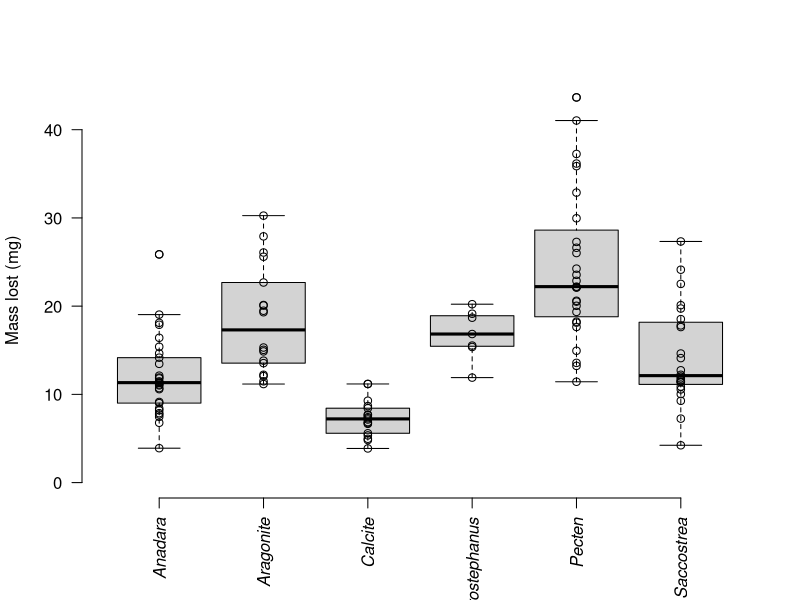
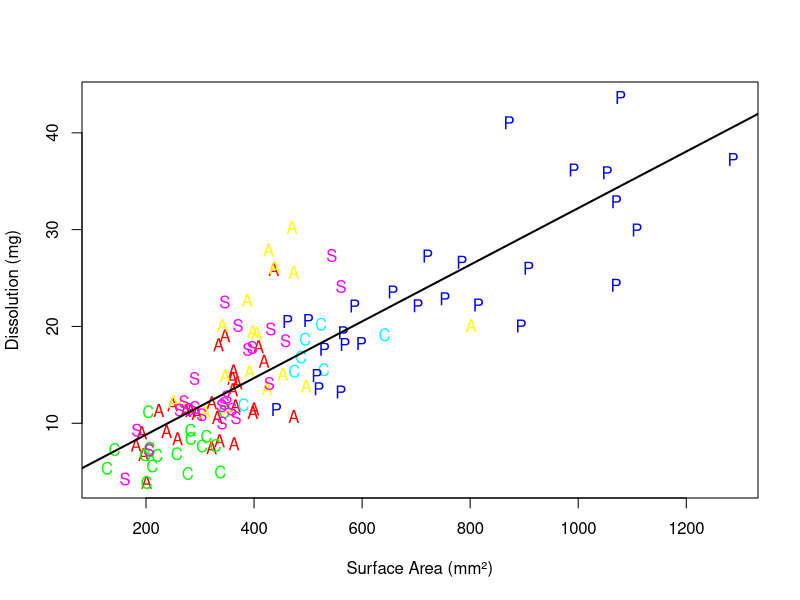
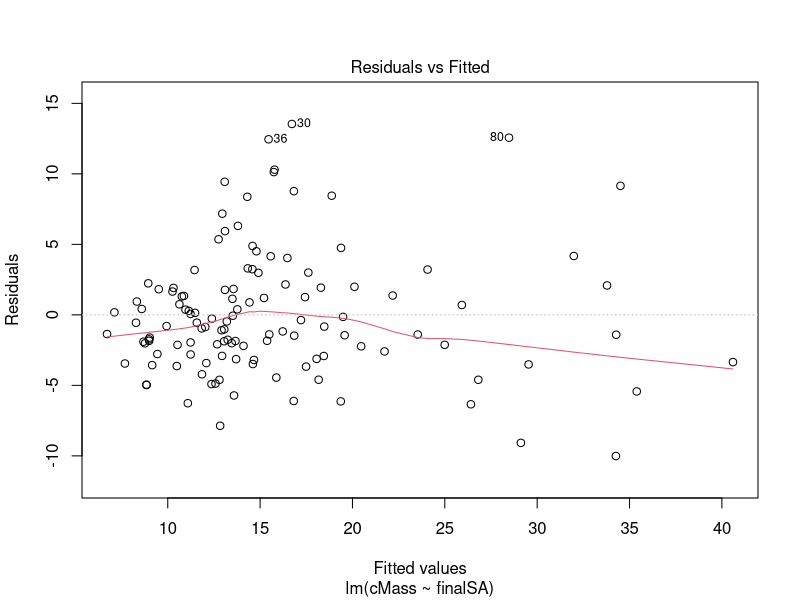
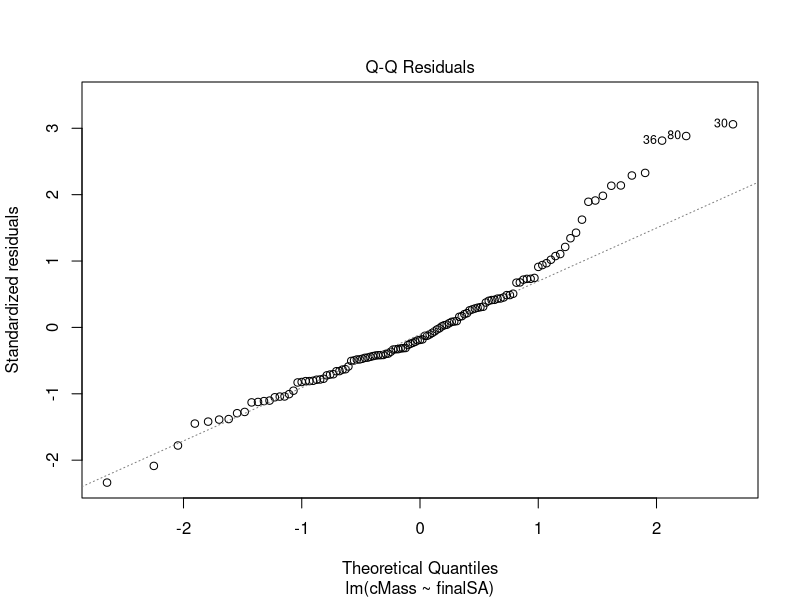
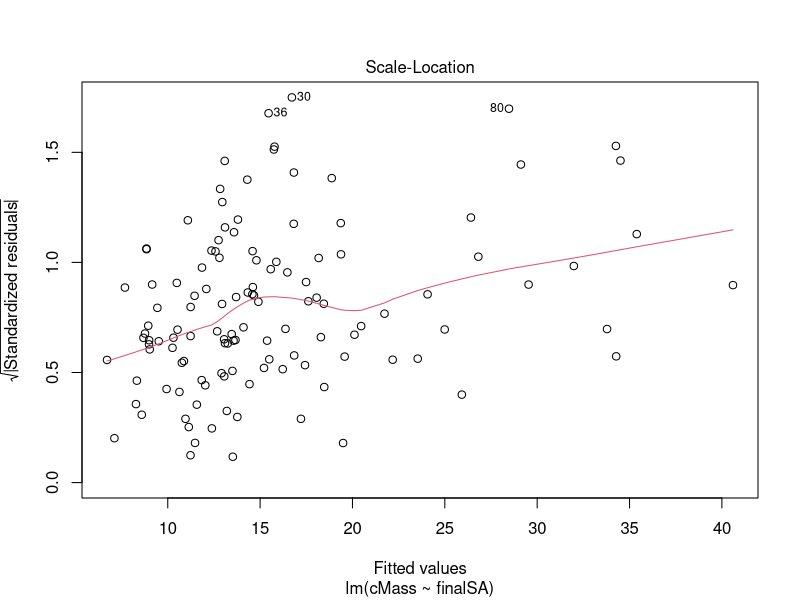
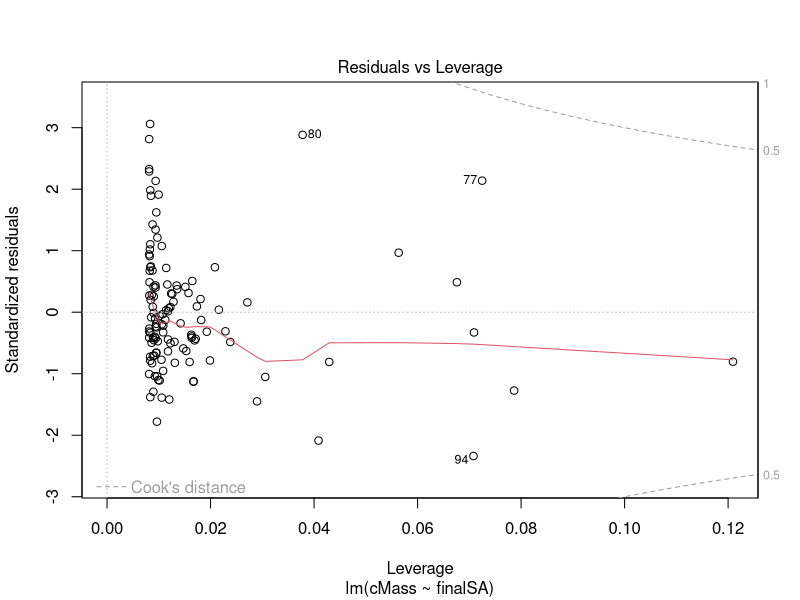
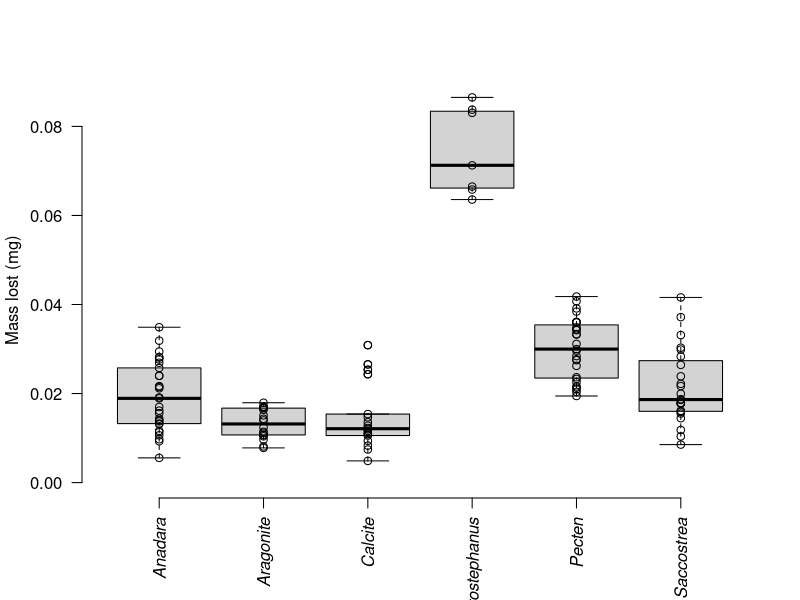
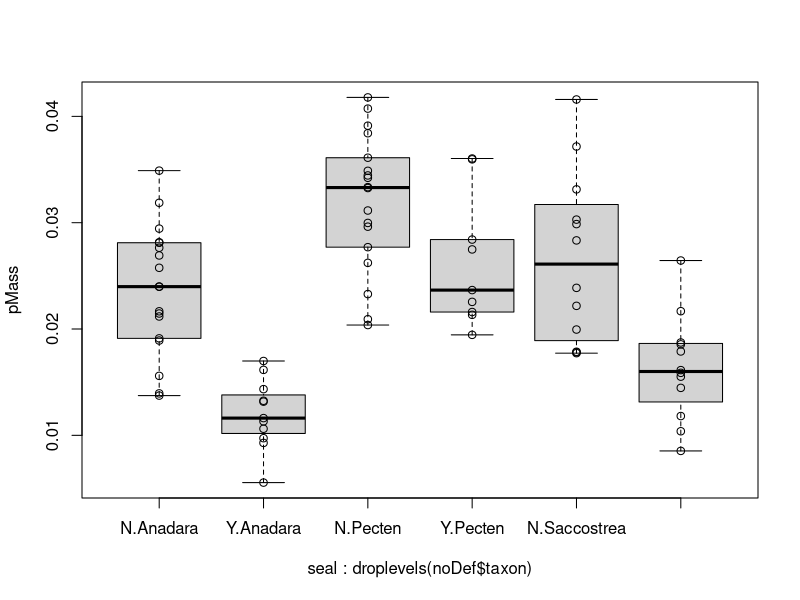

The R source for these figures, in order:
################################  FILE LICENSE  ################################
#
#	This file is copyright (C) 2023 Mikayla Schmidt
#
#	This program is free software; you can redistribute it and/or modify it 
#	under the terms of version 3 the GNU General Public License as published 
#	by the Free Software Foundation.
#
#	This program is distributed in the hope that it will be useful, but WITHOUT
#	ANY WARRANTY; without even the implied warranty of MERCHANTABILITY or 
#	FITNESS FOR A PARTICULAR PURPOSE.  See the GNU General Public License for 
#	more details.
#
#	To view a copy of the license go to:
#	http://www.gnu.org/licenses/licenses.html#GPL
#	
################################################################################


#Script for analysis of cleaned data after processing, for Ch2 Expt 2
#0.0 Setup for everything
setwd("C:/Users/micke/OneDrive/Desktop/Ch2 data")
dShell <- read.csv('./Ch2Clean_Expt2.csv')

pData <- dShell
TAXA <- unique(pData$taxon)
pData$taxon <- as.factor(pData$taxon)
taxa <- sort(unique(pData$taxon))
tFont <- rep(3,length(taxa))
tFont[which(taxa == 'Anadara')] <- 1
taxaAbrev <- substring(taxa,0,5)
TAXA2 <- data.frame(taxon=taxa, tFont = tFont, tPoint=substring(taxa,0,1), tAbrev = taxaAbrev, tColor=rainbow(length(taxa)), tLine = 1:length(taxa))
#TAXA2$taxon <- factor(TAXA2$taxon, levels = c('Ethalia','Notocochlis', 'Liloa', 'Turbo', 'Alaona', 'Pinguitellina', 'Fustiaria', 'Halimeda', 'Marginopora', 'Aragonite', 'Calcite'))
#TAXA2 <- TAXA2[order(levels(TAXA2$taxon)),]
pData<-merge(pData,TAXA2,by='taxon')
#pData$taxon <- factor(pData$taxon, levels = c('Ethalia','Notocochlis', 'Liloa', 'Turbo', 'Alaona', 'Pinguitellina', 'Fustiaria', 'Halimeda', 'Marginopora', 'Aragonite', 'Calcite'))
pData$massSA <- pData$cMass/pData$finalSA


#1.0 First, cMass relationships  
#Which is mass lost by taxon 
plot(cMass ~ taxon, data=pData[!is.na(pData$cMass),], ylim=c(0,max(pData$cMass, na.rm=TRUE)), ann=FALSE, axes=FALSE)
points(cMass ~ taxon, data=pData[!is.na(pData$cMass),])
mtext('Mass lost (mg)', side=2, line=3)
axis(2, las=1)
axis(1, at=1:length(taxa), labels=taxa, font=3, cex=0.5, las=2)

#Dissolution by total mass (mg, cMass) relationship to surface area (mm^2)
plot(cMass ~ finalSA, data=pData, xlab='Surface Area (mm\u00b2)', ylab='Dissolution (mg)', col= pData$tColor, pch=substring(pData$taxon, 0, 2))
fit <- lm(cMass~finalSA, data=pData)
co <- coef(fit)
abline(fit, lwd=2)
plot(fit)
summary(fit)

#2.0 Then, looking at pMass relationships
#percent lost by taxon 
plot(pMass ~ taxon, data=pData[!is.na(pData$pMass),], ylim=c(0,max(pData$pMass, na.rm=TRUE)), ann=FALSE, axes=FALSE)
points(pMass ~ taxon, data=pData[!is.na(pData$pMass),])
mtext('Mass lost (mg)', side=2, line=3)
axis(2, las=1)
axis(1, at=1:length(taxa), labels=taxa, font=3, cex=0.5, las=2)

#percent lost by taxon by sealer presence
pData$seal <- factor(pData$seal)
noDef <- subset(pData, pData$taxon != 'Aragonite')
noDef <- subset(noDef, noDef$taxon != 'Calcite')
noDef <- subset(noDef, noDef$taxon != 'Centrostephanus')
droplevels(noDef$taxon)
boxplot(pMass ~ seal + droplevels(noDef$taxon), data=noDef)
stripchart(pMass ~ seal + droplevels(noDef$taxon), data = noDef, vertical=TRUE, add=TRUE, pch=1)


#Dissolution by total mass (mg, cMass) relationship to surface area (mm^2)
plot(pMass ~ finalSA, data=pData, xlab='Surface Area (mm\u00b2)', ylab='Dissolution (%)', col= pData$tColor, pch=substring(pData$taxon, 0, 2))
fit <- lm(pMass~finalSA, data=pData)
co <- coef(fit)
abline(fit, lwd=2)
plot(fit)
summary(fit)


#5.0 now getting into the actual comparison bit - looking at MassSA
#looked at percent mass lost, which is different, but standardizing for surface area fixes that
plot(massSA ~ taxon, data=pData)
points(massSA ~ taxon, data=pData)
mtext('Mass lost/surface area (mg/mm2)', side=2, line=3)
axis(2, las=1)
axis(1, at=1:length(taxa), labels=taxa, font=3, cex=0.5, las=2) 

#percent lost by taxon by sealer presence
pData$seal <- factor(pData$seal)
noDef <- subset(pData, pData$taxon != 'Aragonite')
noDef <- subset(noDef, noDef$taxon != 'Calcite')
noDef <- subset(noDef, noDef$taxon != 'Centrostephanus')
droplevels(noDef$taxon)
boxplot(massSA ~ seal + droplevels(noDef$taxon), data=noDef, ylab = 'Mass/Surface Area', xlab = 'Taxon and Sealer')
stripchart(massSA ~ seal + droplevels(noDef$taxon), data = noDef, vertical=TRUE, add=TRUE, pch=1)


#6.0 Now run loop that does t test of paired seal/unsealed for each taxon
#both t test and power analysis in one loop to see if it is significant and if so, how much
ttestResult <- data.frame(taxon = c('Anadara','Pecten','Saccostrea') , p.value = NA, a.p.value = NA, mean.diff=NA, conf.int1 = NA, conf.int2 = NA , n = NA, sd = NA, power = NA, shap=NA)
#note: 18 ana no, 11 ana yes, 18 pect no, 9 pect yes, 12 sacc no, 12 sacc yes
ttestResult$n <- 11
ttestResult[2, 'n'] <- 9
ttestResult[3, 'n'] <- 12

p = 0
for (T in ttestResult$taxon) {
  temp <- noDef[(noDef$taxon == T),]
  #temp$massSA = log(temp$massSA)
  ttest.temp <- t.test(massSA ~ seal, data=temp)
  shap.test <- shapiro.test(temp$massSA)
  expMeanTemp <- aggregate(temp$massSA, by=list(temp$seal),FUN=mean, na.action=na.omit)
  expSDTemp <- aggregate(temp$massSA, by=list(temp$seal),FUN=sd)
  expSDBig <- pmax.int(expSDTemp$x)
  p <- p + 1
  power.temp <- power.t.test(n=ttestResult[p, 'n'] ,delta=(expMeanTemp[1,'x']-expMeanTemp[2,'x']),sd=expSDBig[2], sig.level=0.05,power=NULL, type = c('two.sample'))
  mean.diff <- abs(expMeanTemp[1,'x']-expMeanTemp[2,'x'])
  ttestResult[p, 'mean.diff'] <- round(mean.diff, digits=3)
  #ttestResult[p, 'conf.int1'] <- round(ttest.temp$conf.int[1], digits=3)
  #ttestResult[p, 'conf.int2'] <- round(ttest.temp$conf.int[2], digits=3)
  ttestResult[p, 'p.value'] <- round(ttest.temp$p.value, digits=3)
  ttestResult[p, 'a.p.value'] <- round(p.adjust(ttest.temp$p.value), digits=3)
  ttestResult[p, 'power'] <-  round(power.temp$power, digits=2)
  ttestResult[p, 'sd'] <-  round(expSDBig[2], digits=4)
  ttestResult[p, 'shap'] <- round(shap.test$p.value, digits=3)
}
ttestResult$a.p.value <- round(p.adjust(ttestResult$p.value), digits=4)
print(ttestResult)

#7.0 Second loop that looks at the power of each of those t tests
#and how many samples would be needed to get power of > 0.8

ttestResult2 <- data.frame(taxon = c('Anadara','Pecten','Saccostrea') , p.value = NA, n = NA, power = 0.8)
p = 0
for (T in ttestResult2$taxon) {
  temp <- noDef[(noDef$taxon == T),]
  #temp$massSA = log(temp$massSA)
  expMeanTemp <- aggregate(temp$massSA, by=list(temp$seal),FUN=mean, na.action=na.omit)
  expSDTemp <- aggregate(temp$massSA, by=list(temp$seal),FUN=sd)
  expSDBig <- pmax.int(expSDTemp$x)
  p <- p + 1
  power.temp <- power.t.test(n=NULL ,delta=(expMeanTemp[1,'x']-expMeanTemp[2,'x']),sd=expSDBig[2], sig.level=0.05,power=0.8, type = c('two.sample'))
  mean.diff <- abs(expMeanTemp[1,'x']-expMeanTemp[2,'x'])
  ttestResult2[p, 'p.value'] <- 0.05
  ttestResult2[p, 'power'] <-  round(power.temp$power, digits=2)
  ttestResult2[p, 'n'] <-  power.temp$n
}
ttestResult2


#8.0 changing it into %/% standard
cTotal <- aggregate(pData$cMass, by = list(pData$exptID),FUN=sum)
colnames(cTotal)<-c('exptID','cTotal')
pData <- merge(pData, cTotal, by = 'exptID')
pData$percentTotal <- (pData$cMass)/(pData$cTotal) *100

#now for surface area
SATotal <- aggregate(pData$finalSA, by = list(pData$exptID),FUN=sum)
colnames(SATotal)<-c('exptID','SATotal')
pData <- merge(pData, SATotal, by = 'exptID')
pData$percentSATotal <- (pData$finalSA)/(pData$SATotal) * 100

#now standardized %/%
pData$perMassSA <- pData$percentTotal/pData$percentSATotal
plot(perMassSA~taxon, data= pData)
points(perMassSA~taxon, data = pData)  

#now just the sealer, % standardized 
pData$seal <- factor(pData$seal)
noDef <- subset(pData, pData$taxon != 'Aragonite')
noDef <- subset(noDef, noDef$taxon != 'Calcite')
noDef <- subset(noDef, noDef$taxon != 'Centrostephanus')
droplevels(noDef$taxon)

#set colours using this line here
myCol <- ifelse(levels(factor(noDef$seal))=="Y" , rgb(0.1,0.1,0.7,0.5) , 
                ifelse(levels(factor(noDef$seal))=="N", rgb(0.8,0.1,0.3,0.6),
                       "grey90" ) )
pdf('test.pdf', width = 7, height=5)
boxplot(perMassSA ~ seal + droplevels(noDef$taxon), data=noDef, ylab = 'Standardized Mass/Surface Area', xlab = 'Taxon', col=myCol, xaxt = 'n', ylim = c(0.6,1.7))
stripchart(perMassSA ~ seal + droplevels(noDef$taxon), data = noDef, vertical=TRUE, add=TRUE, pch=1)
axis(1, at = c(1.5,3.5,5.5), labels=c(expression(italic('Anadara')), expression(italic('Pecten')), expression(italic('Saccostrea'))), las=1)
legend(x= 'topleft', legend = c('Unsealed','Sealed'), col= myCol, pch =15, cex=1.2)
dev.off()

#t-test stuff with % standardized
ttestResult <- data.frame(taxon = c('Anadara','Pecten','Saccostrea') , p.value = NA, a.p.value = NA, mean.diff=NA, conf.int1 = NA, conf.int2 = NA , n = NA, sd = NA, power = NA, shap=NA)
ttestResult$n <- 11
ttestResult[2, 'n'] <- 9
ttestResult[3, 'n'] <- 12

p = 0
for (T in ttestResult$taxon) {
  temp <- noDef[(noDef$taxon == T),]
  #temp$perMassSA = log(temp$perMassSA)
  ttest.temp <- t.test(perMassSA ~ seal, data=temp)
  expMeanTemp <- aggregate(temp$perMassSA, by=list(temp$seal),FUN=mean, na.action=na.omit)
  expSDTemp <- aggregate(temp$perMassSA, by=list(temp$seal),FUN=sd)
  expSDBig <- pmax.int(expSDTemp$x)
  shap.test <- shapiro.test(temp$perMassSA)
  p <- p + 1
  power.temp <- power.t.test(n=ttestResult[p, 'n'] ,delta=(expMeanTemp[1,'x']-expMeanTemp[2,'x']),sd=expSDBig[2], sig.level=0.05,power=NULL, type = c('two.sample'))
  mean.diff <- abs(expMeanTemp[1,'x']-expMeanTemp[2,'x'])
  ttestResult[p, 'mean.diff'] <- round(mean.diff, digits=3)
  #ttestResult[p, 'conf.int1'] <- round(ttest.temp$conf.int[1], digits=3)
  #ttestResult[p, 'conf.int2'] <- round(ttest.temp$conf.int[2], digits=3)
  ttestResult[p, 'p.value'] <- round(ttest.temp$p.value, digits=3)
  ttestResult[p, 'a.p.value'] <- round(p.adjust(ttest.temp$p.value), digits=3)
  ttestResult[p, 'power'] <-  round(power.temp$power, digits=2)
  ttestResult[p, 'sd'] <-  round(expSDBig[2], digits=4)
  ttestResult[p, 'shap'] <- round(shap.test$p.value, digits=3)
}
ttestResult$a.p.value <- round(p.adjust(ttestResult$p.value), digits=4)
ttestResult

#now how many with % standardized
ttestResult2 <- data.frame(taxon = c('Anadara','Pecten','Saccostrea') , p.value = NA, n = NA, power = 0.8)
p = 0
for (T in ttestResult2$taxon) {
  temp <- noDef[(noDef$taxon == T),]
  #temp$perMassSA = log(temp$perMassSA)
  expMeanTemp <- aggregate(temp$perMassSA, by=list(temp$seal),FUN=mean, na.action=na.omit)
  expSDTemp <- aggregate(temp$perMassSA, by=list(temp$seal),FUN=sd)
  expSDBig <- pmax.int(expSDTemp$x)
  p <- p + 1
  power.temp <- power.t.test(n=NULL ,delta=(expMeanTemp[1,'x']-expMeanTemp[2,'x']),sd=expSDBig[2], sig.level=0.05,power=0.8, type = c('two.sample'))
  mean.diff <- abs(expMeanTemp[1,'x']-expMeanTemp[2,'x'])
  ttestResult2[p, 'p.value'] <- 0.05
  ttestResult2[p, 'power'] <-  round(power.temp$power, digits=2)
  ttestResult2[p, 'n'] <-  power.temp$n
}
ttestResult2

